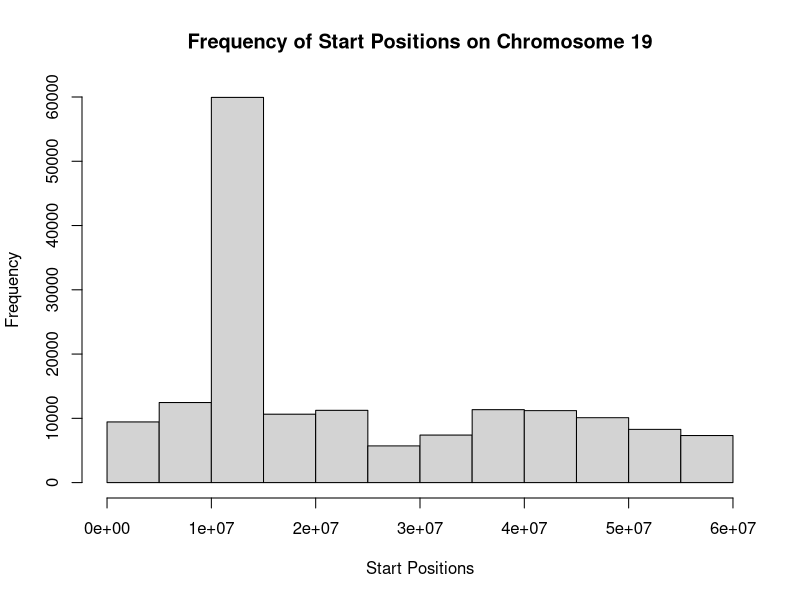

The R script that drew this image:
#read in data
starts <- read.table("WJHtrim30summary.tsv", stringsAsFactors=FALSE, header = FALSE) 

#remove zeros
starts <- starts[starts$V2!=0,]

#make histogram
hist(starts$V2, xlab = "Start Positions", main = "Frequency of Start Positions on Chromosome 19")
pdf(file = "hist.pdf")
